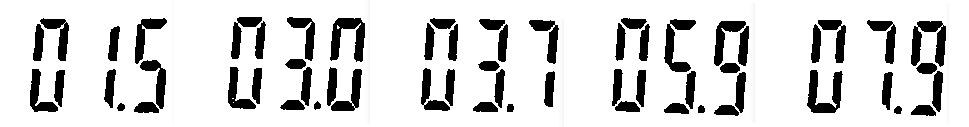
#> input picture digito1.png, 969 x 127 px
$ python atividadeu3_2.py ../digito1.png ../digito1.png ../digito1.png
#> lines starting #> are read from the running program, lines starting #| are printed output that depends on the picture; after the words box and inside, x2 and y2 are one past the last pixel; in counts of white or black regions, pixels touching at a corner belong together; long printed decimals are rounded
import sys
import math
import cv2
import numpy as np

def hu_moments_log(img_bin):
    """Calcula os Momentos de Hu (transformados em escala log) de uma máscara binária."""
    m = cv2.moments(img_bin, binaryImage=True)
    hu = cv2.HuMoments(m)
    # Transforma em escala log
    for i in range(7):
        if hu[i][0] != 0:
            hu[i][0] = -1 * math.copysign(1.0, hu[i][0]) * math.log10(abs(hu[i][0]))
    return hu

def main():
    if len(sys.argv) < 3:
        print("Uso: python momentos_regioes.py pessoa.jpg multidao.jpg [opcional: scale=0.5]")
        sys.exit(1)

    # Carrega a imagem 'pessoa'
    pessoa_path = sys.argv[1]
    multidao_path = sys.argv[2]

    scale_factor = 1.0
    if len(sys.argv) == 4 and "scale=" in sys.argv[3]:
        try:
            scale_factor = float(sys.argv[3].split("=")[1])
        except:
            scale_factor = 1.0

    pessoa_gray = cv2.imread(pessoa_path, cv2.IMREAD_GRAYSCALE)
#> pessoa_gray is the input picture: shape (127, 969); min 0, max 255, mean 214.1
    multidao_gray = cv2.imread(multidao_path, cv2.IMREAD_GRAYSCALE)
    if pessoa_gray is None or multidao_gray is None:
        print("Erro ao carregar as imagens.")
        sys.exit(1)

    # Redimensionar se necessário para acelerar
    if scale_factor != 1.0:
        pessoa_gray = cv2.resize(pessoa_gray, None, fx=scale_factor, fy=scale_factor, interpolation=cv2.INTER_AREA)
        multidao_gray = cv2.resize(multidao_gray, None, fx=scale_factor, fy=scale_factor, interpolation=cv2.INTER_AREA)

    # Threshold para binarizar a 'pessoa'
    # (Dependendo da imagem, pode ser necessário ajustar / segmentar melhor)
    _, pessoa_bin = cv2.threshold(pessoa_gray, 0, 255, cv2.THRESH_BINARY + cv2.THRESH_OTSU)
#> pessoa_bin: shape (127, 969); 84% white; 60 black regions, largest, box (x1, y1, x2, y2) and area: (911, 21, 946, 67) 853, (330, 18, 365, 62) 834, (807, 70, 843, 113) 791

    # Calcula Momentos de Hu para a 'pessoa'
    hu_pessoa = hu_moments_log(pessoa_bin)
#> in hu_moments_log, `m = cv2.moments(img_bin, binaryImage=True)`: m = moments, m00 103398, centre m10/m00, m01/m00 = (481.3, 62.81)
#> in hu_moments_log, `hu = cv2.HuMoments(m)`: hu = [0.774, 0.557, 1.29e-05, 1.41e-05, 1.9e-10, 1.05e-05, -3.6e-13]
#> after the loop in hu_moments_log, `for i in range(7):`: hu = [0.111, 0.254, 4.89, 4.85, 9.72, 4.98, -12.44]
#> hu_pessoa = [0.111, 0.254, 4.89, 4.85, 9.72, 4.98, -12.44]

    # Para encontrar a pessoa na imagem 'multidao', precisamos
    # extrair as componentes conectadas ou contornos.
    # Aqui, por simplicidade, vamos binarizar e encontrar contornos externos.
    _, multidao_bin = cv2.threshold(multidao_gray, 0, 255, cv2.THRESH_BINARY + cv2.THRESH_OTSU)

    contours, hierarchy = cv2.findContours(multidao_bin, cv2.RETR_EXTERNAL, cv2.CHAIN_APPROX_SIMPLE)
#> contours = [[[0, 0], [0, 126], [968, 126], [968, 0]]]
    multidao_color = cv2.cvtColor(multidao_gray, cv2.COLOR_GRAY2BGR)

    melhor_distancia = float('inf')
    melhor_contorno = None

    # Calcula Momentos de Hu para cada contorno em 'multidao'
    for c in contours:
        mask_temp = np.zeros_like(multidao_bin)
        cv2.drawContours(mask_temp, [c], -1, 255, -1)  # preenche contorno

        hu_regiao = hu_moments_log(mask_temp)

        # Distância Euclidiana simples entre os vetores de Hu (log)
        dist = 0
        for i in range(7):
            dist += (hu_pessoa[i][0] - hu_regiao[i][0])**2
        dist = math.sqrt(dist)

        if dist < melhor_distancia:
            melhor_distancia = dist
            melhor_contorno = c
#> this loop made 1 pass
#> (hu_regiao, dist, melhor_distancia, melhor_contorno) on pass 1: ([0.189, 0.408, 32.32, 33.27, -66.12, -33.49, -66.39], 108.2, 108.2, [[0, 0], [0, 126], [968, 126], [968, 0]])
#> mask_temp: shape (127, 969); every value is 255
#> after the loop, melhor_distancia = 108.2

    # Desenha o melhor contorno encontrado em vermelho
    if melhor_contorno is not None:
        cv2.drawContours(multidao_color, [melhor_contorno], -1, (0,0,255), 2)
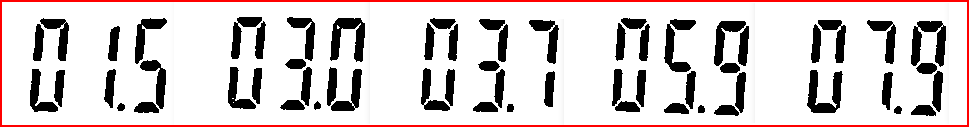
#> multidao_color: shape (127, 969, 3); 3.55% of pixels changed, all inside (x1, y1, x2, y2) = (0, 0, 969, 127)
        print(f"Melhor distância: {melhor_distancia}")
#| Melhor distância: 108.173
    else:
        print("Não foi encontrado contorno similar.")

    cv2.imshow("Pessoa (bin)", pessoa_bin)
    cv2.imshow("Multidao (resultado)", multidao_color)
    cv2.waitKey(0)

if __name__ == "__main__":
    main()
